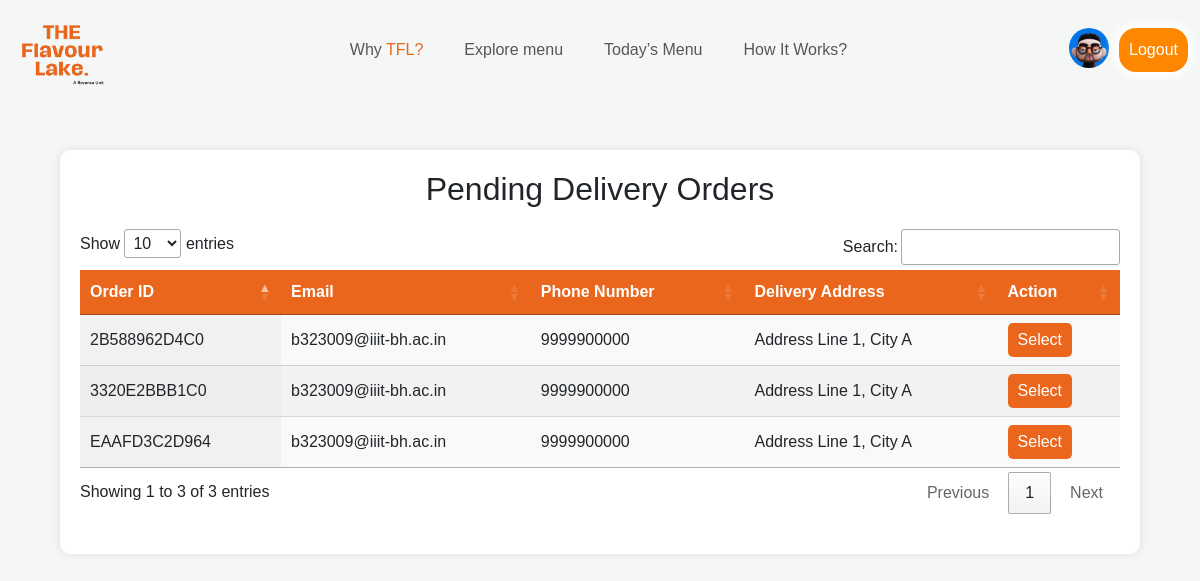
Before: /delivery/ (signed in) with the older database file.
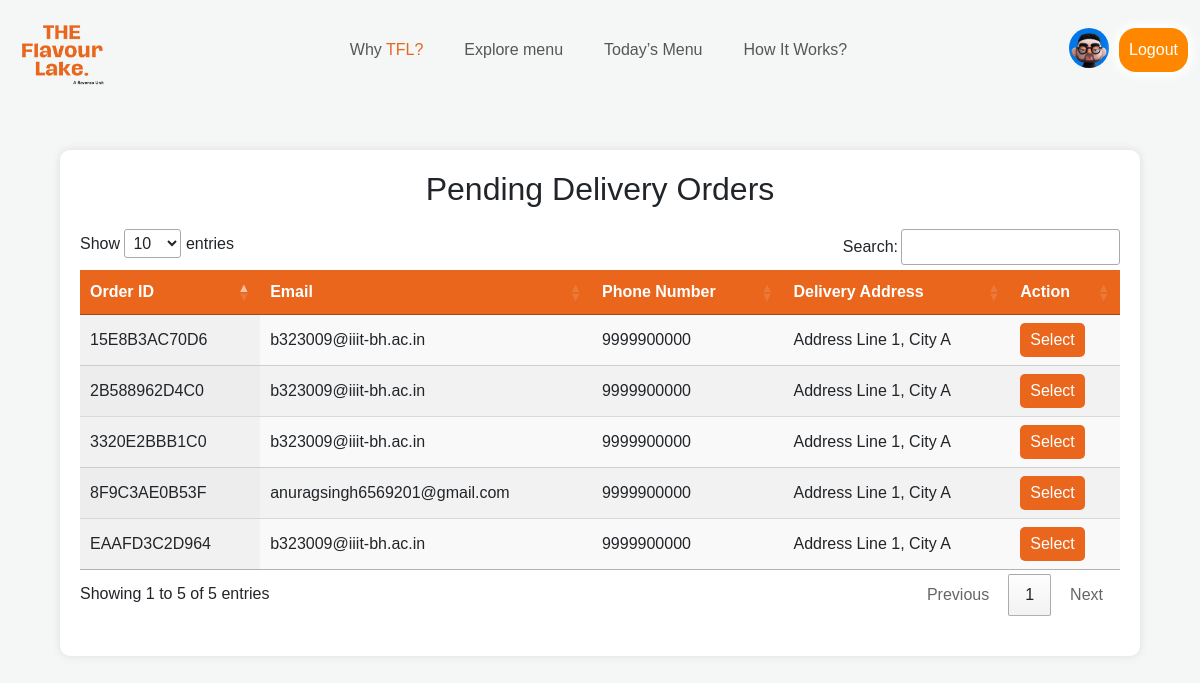
After: the same page with the newer database file.
### home/models.py (models this page shows, shortened)
class Order(models.Model):
    order_id = models.CharField(max_length=12, unique=True, blank=True, null=True)
    payment_id = models.CharField(max_length=100, unique=True, blank=True, null=True)
    pdf_invoice = models.FileField(upload_to='invoices/', blank=True, null=True)
    created_at = models.DateTimeField(auto_now_add=True, blank=True, null=True)
    customer_email = models.EmailField(blank=True, null=True)
    payment_status = models.CharField(max_length=10, choices=[('pending', 'Pending'), ('paid', 'Paid')], default='pending')
    payment_mode = models.CharField(max_length=10, choices=[('online', 'Online'), ('cash', 'Cash')], default='online')
    delivery_address = models.ForeignKey(DeliveryAddress, on_delete=models.SET_NULL, null=True, blank=True)
    delivery_otp = models.IntegerField(default=0, null=True, blank=True)
    delivery_status = models.CharField(max_length=10, choices=[('pending', 'Pending'), ('delivered', 'Delivered')], default='pending')

class DeliveryAddress(models.Model):
    user = models.ForeignKey(User, on_delete=models.CASCADE, related_name='delivery_addresses')
    address_line1 = models.CharField(max_length=255,default="Address Line 1")
    city = models.CharField(max_length=100,default="City A")
    phone_number = models.CharField(max_length=15,default="9999900000")
    is_primary = models.BooleanField(default=False)
    created_at = models.DateTimeField(auto_now_add=True)
    updated_at = models.DateTimeField(auto_now=True)

### home/views.py (the view)
# urls.py: path('delivery/', views.delivery_page, name='delivery_page'),
@login_required
@permission_required('home.can_change_order', raise_exception=True)
def delivery_page(request):
    pending_orders = Order.objects.filter(delivery_status='pending').select_related('delivery_address')
    context = {
        'pending_orders': pending_orders,
    }
    return render(request, 'apps/home/delivery.html', context)

### templates/apps/home/delivery.html (shortened to what this page needs)
{% extends "account/base_entrance.html" %}
{% load i18n %}
{% load static %}
{% load allauth account %}
{% block stylesheet %}
<link rel="stylesheet" href="{% static 'assets/css/login.css' %}">
<link rel="stylesheet" href="https://cdn.datatables.net/1.13.1/css/jquery.dataTables.min.css">
{% endblock stylesheet %}
{% block content %}
<div class="container">
    <h2>Pending Delivery Orders</h2>
    <table id="pendingOrders" class="display table-responsive">
        <thead>
            <tr>
                <th>Order ID</th>
                <th>Email</th>
                <th>Phone Number</th>
                <th>Delivery Address</th>
                <th>Action</th>
            </tr>
        </thead>
        <tbody>
            {% for order in pending_orders %}
            <tr>
                <td>{{ order.order_id }}</td>
                <td>{{ order.customer_email }}</td>
                <td>{{ order.delivery_address.phone_number }}</td>
                <td>{{ order.delivery_address.address_line1 }}, {{ order.delivery_address.city }}</td>
                <td>
                    <button class="action-btn select-order" data-order-id="{{ order.order_id }}">Select</button>
                </td>
            </tr>
            {% empty %}
            <tr>
                <td colspan="5">No pending orders available.</td>
            </tr>
            {% endfor %}
        </tbody>
    </table>
</div>
{% endblock content %}

Changed rows visible on the page:
added Order: order_id "15E8B3AC70D6", customer_email "b323009@iiit-bh.ac.in", delivery_address.phone_number "9999900000", delivery_address.address_line1 "Address Line 1", delivery_address.city "City A"
added Order: order_id "8F9C3AE0B53F", customer_email "anuragsingh6569201@gmail.com", delivery_address.phone_number "9999900000", delivery_address.address_line1 "Address Line 1", delivery_address.city "City A"
Other visible differences:
text written by a page script: "Show entries Search: Showing 1 to 3 of 3 entries Previous 1 Next" → "Show entries Search: Showing 1 to 5 of 5 entries Previous 1 Next"
